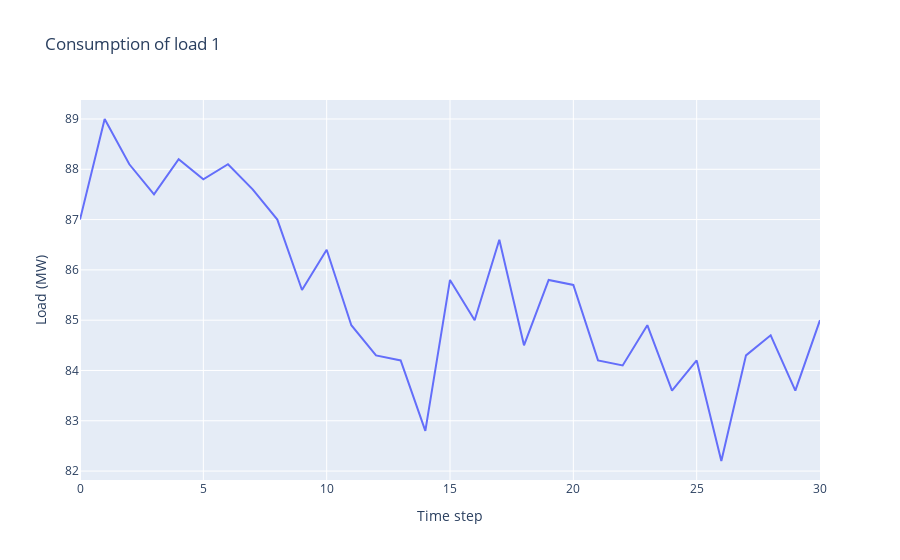

Here is the notebook cell this chart was saved with:
### Markdown cell above
For example, let's look at the consumption of load 1. For this cell to work, plotly is required.

### Code cell
import plotly.graph_objects as go
load_id = 1
# extract the data
val_load1 = np.zeros(len(this_episode.observations))
for i, obs in enumerate(this_episode.observations):
    dict_ = obs.state_of(load_id=load_id) # which effect has this action action on the substation with id 1
    # other objects are: load_id, gen_id, line_id or substation_id
    # see the documentation for more information.
    val_load1[i] = dict_['p']

# plot it
fig = go.Figure(data=[go.Scatter(x=[i for i in range(len(val_load1))],
                                 y=val_load1)])
fig.update_layout(title="Consumption of load {}".format(load_id),
                 xaxis_title="Time step",
                 yaxis_title="Load (MW)")
fig.show()

### Figure 1 — Plotly figure (JSON) as saved in the notebook; plotly's stock layout.template omitted (floating-point values rounded to 4 significant figures)
{"data": [{"type": "scatter", "x": [0, 1, 2, 3, 4, 5, 6, 7, 8, 9, 10, 11, 12, 13, 14, 15, 16, 17, 18, 19, 20, 21, 22, 23, 24, 25, 26, 27, 28, 29, 30], "y": [87.0, 89.0, 88.1, 87.5, 88.2, 87.8, 88.1, 87.6, 87.0, 85.6, 86.4, 84.9, 84.3, 84.2, 82.8, 85.8, 85.0, 86.6, 84.5, 85.8, 85.7, 84.2, 84.1, 84.9, 83.6, 84.2, 82.2, 84.3, 84.7, 83.6, 85.0]}], "layout": {"title": {"text": "Consumption of load 1"}, "xaxis": {"title": {"text": "Time step"}}, "yaxis": {"title": {"text": "Load (MW)"}}}}
